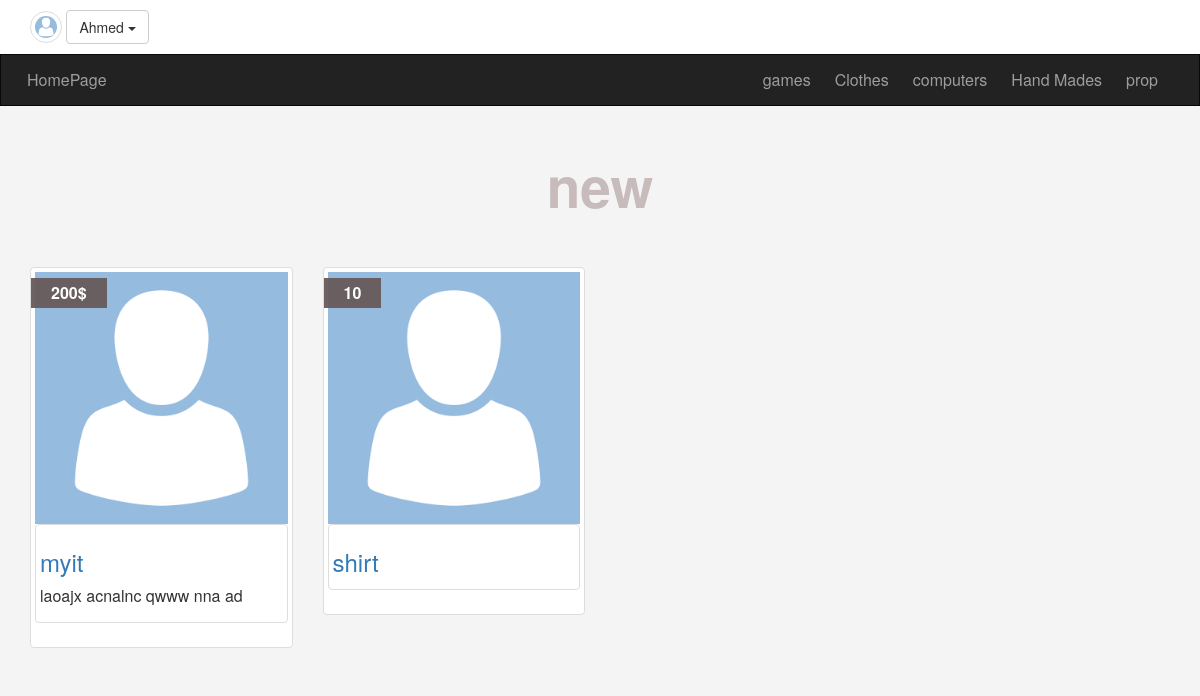
/tags.php?name=new (signed in), run on the app's committed database.
### tables this page shows
CREATE TABLE `cats` (
  `ID` int(11) NOT NULL,
  `name` varchar(255) NOT NULL,
  `Description` text NOT NULL,
  `ordering` int(11) DEFAULT NULL,
  `parent` int(11) NOT NULL DEFAULT 0,
  `visibility` tinyint(11) NOT NULL DEFAULT 0,
  `Allow_com` tinyint(11) NOT NULL DEFAULT 0,
  `Allow_ads` tinyint(11) NOT NULL DEFAULT 0
);

CREATE TABLE `items` (
  `ID` int(11) NOT NULL,
  `Name` varchar(30) NOT NULL,
  `Disc` text NOT NULL,
  `Price` varchar(255) NOT NULL,
  `Add_Date` date NOT NULL,
  `Country` varchar(255) NOT NULL,
  `Image` varchar(255) NOT NULL,
  `Status` varchar(255) NOT NULL,
  `Rating` smallint(6) NOT NULL,
  `Cat_id` int(11) NOT NULL,
  `Member_id` int(11) NOT NULL,
  `Aprove` tinyint(4) NOT NULL DEFAULT 0,
  `tags` varchar(255) NOT NULL
);

### init.php (called while the page is built, shortened)
<?php
$tpl='includes/templets/';
include('Admin/config.php');
$fun='includes/funcs/';
include $fun.'fun.php';
include $tpl."header.php";
?>

### includes/funcs/fun.php (called while the page is built, shortened)
<?php
function GetCat(){
    global $con;
    $stmt=$con->prepare("SELECT * FROM cats  where parent = 0  ORDER BY ID ASC ");
    $stmt->execute();
    $rows=$stmt->fetchall();
    return $rows;
 }
function getAllFrom($field, $table, $where = NULL, $and = NULL, $orderfield, $ordering = "DESC") {
    global $con;
    $getAll = $con->prepare("SELECT $field FROM $table $where $and ORDER BY $orderfield $ordering");
    $getAll->execute();
    $all = $getAll->fetchAll();
    return $all;
    }
?>

### tags.php (the view, shortened to what this page needs)
<?php
include ("init.php");
if(isset($_GET['name'])){
$tagname  =$_GET['name'];?>
<div class='container'>
<div class='row'>
<h1 class='text-center'> <?php echo $tagname?></h1>
<?php
$items= getAllFrom('*', 'items', "where tags like '%$tagname%'",'','ID');
foreach($items as $it){
   echo "<div class='col-md-3 col-sm-6'>";
   echo "<div class='thumbnail it-box'>";
   echo "<span class='Price'>".$it['Price']."</span>";
   echo '<img src="av.png" class="img-responsive">';
   echo "<div class='thumbnail'>";
   echo "<h3>  <a href='shitems.php?itemId=".$it['ID']."' >".$it['Name']."</a></h3>";
   echo "<p>".$it['Disc']."</p>";
   echo "</div>";
   echo "</div>";
   echo "</div>";
}
} ?>
</div>
<?php include $tpl.'footer.php';?>

### includes/templets/navbar.php (shortened to what this page needs)
<div class="upper-bar">
  <div class='container'>
  <?php
  if(isset($_SESSION['username'])){
?>
<img class="my-image img-thumbnail img-circle" src="av.png" alt="" />
				<div class="btn-group my-info">
					<span class="btn btn-default dropdown-toggle" data-toggle="dropdown">
						<?php echo $_SESSION['username']?>
						<span class="caret"></span>
					</span>
				</div>
 <?php
 } else{
  ?>
    <a href="login.php">
    <span class='pull-right'>login|signUp</span>
    </a><?php } ?>
</div>
</div>
<nav class="navbar  navbar-inverse">
  <div class="container">
    <div class="navbar-header">
      <a class="navbar-brand" href="index.php"><?php echo "HomePage"?></a>
    </div>
    <div class="collapse navbar-collapse" id="bs-example-navbar-collapse-1">
      <ul class="nav navbar-nav navbar-right ">
    <?php
    foreach (GetCat() as $c) {
     echo "<li><a href='categ.php?catID=".$c['ID']."'></i> ".$c['name']."</a></li>";
    }
    ?>
      </ul>
    </div>
  </div>
</nav>

### Layout/css/frontstyl.css (style rules this page uses)
body { background-color: #f4f4f4; font-size: 16px; height: 3000px; }
h1 { font-size: 55px; font-weight: bold; color: #c8bbbb; margin: 50px 0; }
.upper-bar { padding: 10px; background-color: #fff; }
.my-image { height: 32px; width: 32px; }
.navbar { border-radius: 0px; margin-bottom: 0px; }
.navbar-brand { font-size: 16px; padding: 15px 12px; }
.nav li a { padding: 15px 12px; }
.it-box { position: relative; }
.Price { position: absolute; position: absolute; background: #665959f0; padding: 4px 20px; top: 10px; left: 0px; color: #fff; font-weight: bold; }

### data on the page
cats: name "games"
cats: name "Clothes"
cats: name "computers"
cats: name "Hand Mades"
cats: name "prop"
items: Price "200$", Name "myit", Disc "laoajx acnalnc qwww nna ad"
items: Price "10", Name "shirt"

### other printed values
$_SESSION['username'] "Ahmed"
$tagname "new"
